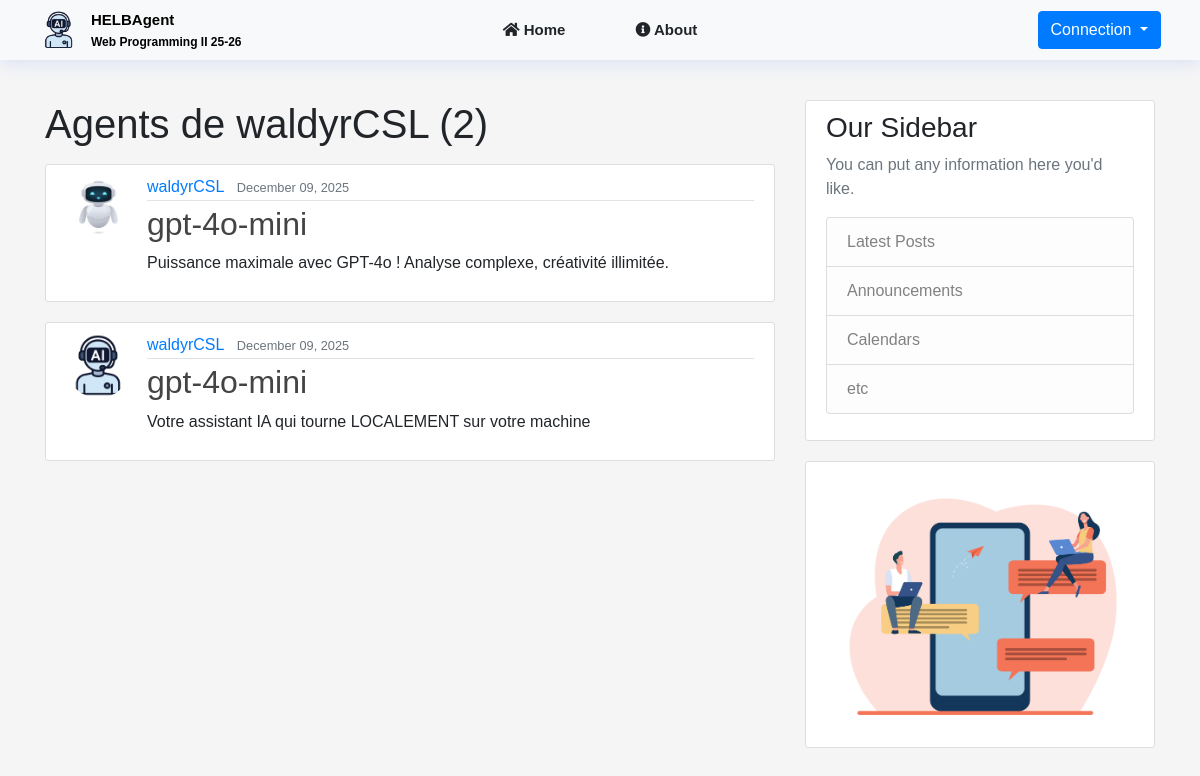
The page /user/waldyrCSL/agents/ on the database its author committed.
### main/models.py (models this page shows, shortened)
class Agent(models.Model):
    MODEL_TYPE_LOCAL = 'local'
    MODEL_TYPE_API = 'api'
    MODEL_NAME_GPT4_MINI = 'gpt-4o-mini'
    MODEL_NAME_SMOL_LM = 'SmolLm-135M'
    MODEL_TYPES = [
        (MODEL_TYPE_LOCAL, 'Local'),
        (MODEL_TYPE_API, 'API')
    ]
    MODEL_NAMES = [
        (MODEL_NAME_GPT4_MINI, 'GPT-4o Mini'),
        (MODEL_NAME_SMOL_LM, 'Smol LM 135M'),
    ]
    SENDER_AGENT = "agent"
    id = models.UUIDField(primary_key=True, default=uuid.uuid4, editable=False)
    title = models.CharField(max_length=100)
    author = models.ForeignKey(User, on_delete=models.CASCADE, related_name='agents')
    date_created = models.DateTimeField(default=timezone.now)
    conversation = models.JSONField(default=list, blank=True)
    users = models.ManyToManyField(User, blank=True, related_name='used_agents')
    user_count = models.PositiveIntegerField(default=0)
    message_count = models.PositiveIntegerField(default=0)
    model_type = models.CharField(max_length=10,choices=MODEL_TYPES,default=MODEL_TYPE_API)
    model_name = models.CharField(max_length=120,choices=MODEL_NAMES,default=MODEL_NAME_GPT4_MINI)
    preprompt = models.TextField(blank=True)
    description = models.CharField(max_length=250)
    avatar = models.ImageField(default='default.jpg',upload_to='agent_pics/',null=True,blank=True)
    is_public = models.BooleanField(default=True, editable=False)
    cooldown = models.PositiveIntegerField(default=5)
    api_key = models.CharField(max_length=255, blank=True, null=True)

### main/views.py (the view)
# urls.py: path('user/<str:username>/agents/', UserAgentListView.as_view(), name='user-agents'),
class UserAgentListView(ListView):
    model = Agent
    template_name = 'main/agents_user.html'
    context_object_name = 'agents'
    paginate_by = DEFAULT_PAGINATION_COUNT
    def get_queryset(self) -> object:
        user = get_object_or_404(User, username=self.kwargs.get('username'))
        return Agent.objects.filter(author=user).order_by('-date_created')

### main/templates/main/agents_user.html (shortened to what this page needs)
{% extends "main/base.html" %}
{% block content %}
    <h1 class="mb-3">
        Agents de {{ view.kwargs.username }} ({{ page_obj.paginator.count }})
    </h1>
    {% for agent in agents %}
        <article class="media content-section">
            <img class="rounded-circle article-img" src="{{ agent.avatar.url }}">
            <div class="media-body">
                <div class="article-metadata">
                    <a class="mr-2" href="{% url 'user-agents' agent.author.username %}">{{ agent.author }}</a>
                    <small class="text-muted">{{ agent.date_created|date:"F d, Y" }}</small>
                </div>
                <h2><a class="article-title" href="{% url 'agent-detail' agent.id %}">{{ agent.model_name }}</a></h2>
                <p class="article-content">{{ agent.description }}</p>
            </div>
        </article>
    {% endfor %}
{% endblock content %}

### main/static/main/styles/main.css (style rules this page uses)
body { margin: 0; padding: 0; font-family: 'Poppins', sans-serif; background-color: #f5f5f5; }
.content-section { background: #ffffff; padding: 10px 20px; border: 1px solid #dddddd; border-radius: 3px; margin-bottom: 20px; }
.article-title { color: #444444; }
.article-content { white-space: pre-line; }
.article-img { height: 65px; width: 65px; margin-right: 16px; }
.article-metadata { padding-bottom: 1px; margin-bottom: 4px; border-bottom: 1px solid #e3e3e3 }
.text-muted { color: gray; }

### rows shown on the page
Agent: avatar (picture), author "waldyrCSL", date_created "December 09, 2025", model_name "gpt-4o-mini", description "Puissance maximale avec GPT-4o ! Analyse complexe, créativité illimitée."
Agent: avatar (picture), author "waldyrCSL", date_created "December 09, 2025", model_name "gpt-4o-mini", description "Votre assistant IA qui tourne LOCALEMENT sur votre machine"

### other values the page prints
{{ view.kwargs.username }} "waldyrCSL"
{{ page_obj.paginator.count }} "2"
